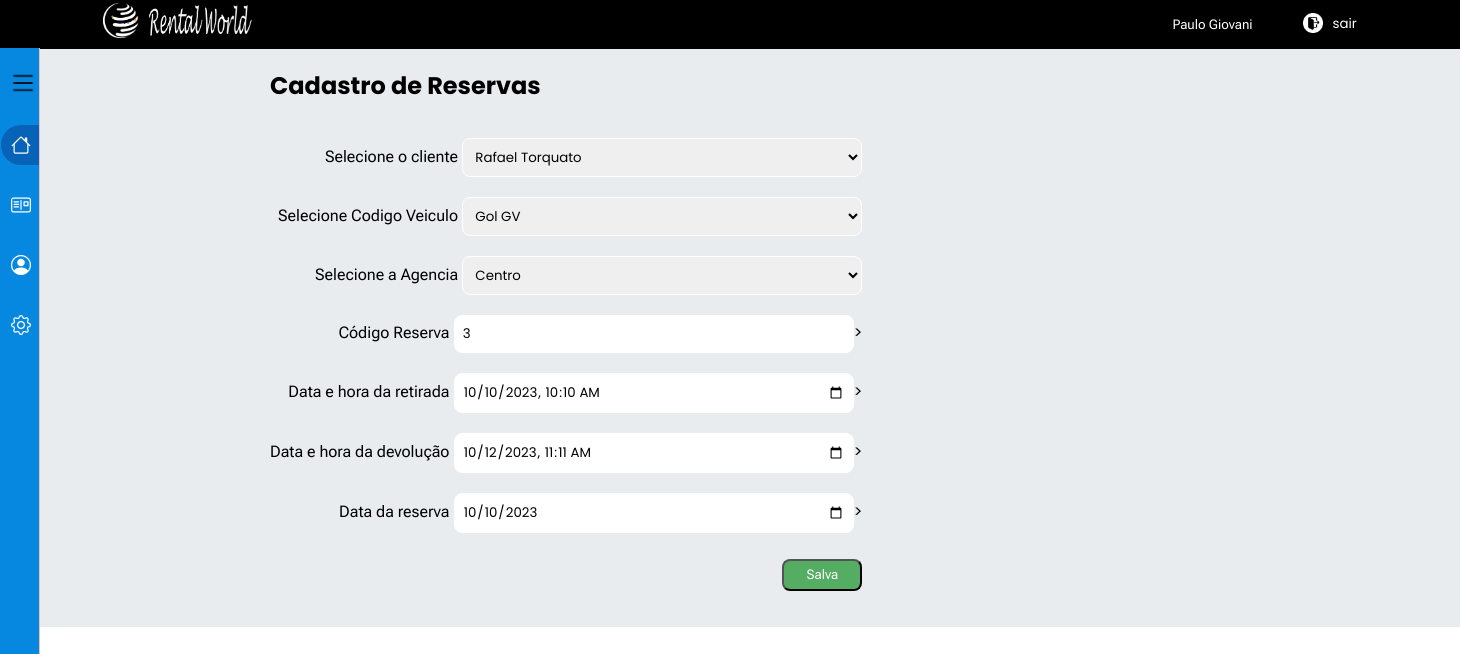
The page /admin/comandos/editar_reserva.php?codigo=3 (signed in) on the database its author committed.
### tables this page shows
CREATE TABLE `reservas` (
  `codigo` int(11) NOT NULL,
  `dt_prev_retirada` datetime NOT NULL,
  `dt_prev_devolucao` datetime NOT NULL,
  `dt_reserva` date NOT NULL,
  `fk_cliente_codigo` int(11) DEFAULT NULL,
  `fk_veiculo_codigo` int(11) DEFAULT NULL,
  `fk_agencia_codigo` int(11) DEFAULT NULL
);

### admin/comandos/editar_reserva.php (the view, shortened to what this page needs)
<?php require('../menu_gestao.php');
	require('../../conexao.php');
$codigo = $_GET['codigo'];
$select_reserva = mysqli_query($conexao, "SELECT * FROM reservas WHERE codigo = $codigo");
if (mysqli_num_rows($select_reserva) > 0) {
    $dados_reserva = mysqli_fetch_assoc($select_reserva);
} else {
    echo "<script> alert ('NÃO EXISTEM AGENCIAS CADASTRADAS!');</script>";
    echo "<script> window.location.href='$url_admin/cadastro_reserva.php';</script>";
}
?>
<!DOCTYPE html>
<html lang="pt-br">
<body>
	<?php
		$select_cliente = mysqli_query($conexao, "SELECT * FROM cliente");
		if (mysqli_num_rows($select_cliente) > 0) {
		$dados_cliente = mysqli_fetch_assoc($select_cliente);
	}
		$select_veiculo = mysqli_query($conexao, "SELECT * FROM veiculo");
		if (mysqli_num_rows($select_veiculo) > 0) {
		$dados_veiculo = mysqli_fetch_assoc($select_veiculo);
	}
		$select_agencia = mysqli_query($conexao, "SELECT * FROM agencia");
		if (mysqli_num_rows($select_agencia) > 0) {
		$dados_agencia = mysqli_fetch_assoc($select_agencia);
	}
	?>
	<main>
		<form name="reservas" class="form_cadastro" method="post">
			<h2> Cadastro de Reservas </h2><br>
			<div class="cadastro_div">
				<div>
					<label>Selecione o cliente</label>
					<select class="input_cadastro" name="fk_cliente_codigo">
						<?php do{
						?>
						<option value="<?php echo $dados_cliente['codigo'];?>"><?php echo $dados_cliente['nome'];?></option>
						<?php }while ($dados_cliente = mysqli_fetch_assoc($select_cliente));?>
					</select>
				</div>
                <div>
					<label>Selecione Codigo Veiculo</label>
					<select class="input_cadastro" name="fk_veiculo_codigo">
						<?php do{
						?>
						<option value="<?php echo $dados_veiculo['codigo'];?>"><?php echo $dados_veiculo['modelo'];?></option>
						<?php }while ($dados_veiculo = mysqli_fetch_assoc($select_veiculo));?>
					</select>
				</div>
				<div>
					<label>Selecione a Agencia</label>
					<select class="input_cadastro" name="fk_agencia_codigo">
						<?php do{
						?>
						<option value="<?php echo $dados_agencia['codigo'];?>"><?php echo $dados_agencia['bairro'];?></option>
						<?php }while ($dados_agencia = mysqli_fetch_assoc($select_agencia));?>
					</select>
				</div>
                <div>
					<label>Código Reserva</label>
					<input class="input_cadastro" type="text" name="codigo" value="<?php echo $dados_reserva['codigo'];?>" readonly>>
				</div>
                <div>
					<label>Data e hora da retirada</label>
					<input class="input_cadastro" type="datetime-local" name="dt_prev_retirada" value="<?php echo $dados_reserva['dt_prev_retirada'];?>" required autofocus>>
				</div>
                <div>
					<label>Data e hora da devolução</label>
					<input class="input_cadastro" type="datetime-local" name="dt_prev_devolucao" value="<?php echo $dados_reserva['dt_prev_devolucao'];?>" required autofocus>>
				</div>
                <div>
					<label>Data da reserva</label>
					<input class="input_cadastro" type="date" name="dt_reserva" value="<?php echo $dados_reserva['dt_reserva'];?>" required autofocus>>
				</div>
			    <div class="botoes">
                    <input class="botao" type="submit" id="btn_salvar" name="btn_salvar" value="Salva">
            	</div>
            </div>
		</form>
	</main>
</body>
</html>

### css/portal_gestao.css (style rules this page uses)
* { margin: 0 auto; padding: 0; box-sizing: border-box; font-family: 'Poppins', sans-serif, arial, helvetica, sans-serif, 'Open Sans', 'Roboto Flex'; }
main { background-color: rgb(233, 236, 239); }
.form_cadastro { width: 100%; margin-left: 250px; padding: 20px; }
.form_cadastro legend, label { font-family: 'roboto flex'; }
.botao { color: #FFF; width:80px; padding: 0.4rem; margin-top: 1rem; margin-bottom: 1rem; margin-left: 10px; background: #54ad62; border-radius: 8px; cursor: pointer; font-size: 10pt; font-family: 'roboto flex'; transition: 0.2s; }
.input_cadastro { width: 400px; padding: .5rem; margin-top: 10px; margin-bottom: 10px; border: 1px solid rgb(255, 255, 255); border-radius: 8px; }
.cadastro_div { display: inline-block; text-align: right; }

### rows shown on the page
reservas: codigo "3", dt_prev_retirada "10/10/2023 10:10", dt_prev_devolucao "10/12/2023 11:11", dt_reserva "10/10/2023"

### other values the page prints
$_SESSION['nome'] "Paulo Giovani"
form field fk_cliente_codigo "Rafael Torquato"
form field fk_veiculo_codigo "Gol GV"
form field fk_agencia_codigo "Centro"
